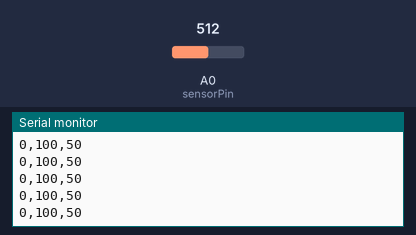
Recording of a sketch running on a simulated Arduino Uno, built with avr-gcc and run on an emulated ATmega328P. Shown: the last lines printed to the serial monitor. Inputs (shaded band) come from the test bench; at power-on: A0 (sensorPin) = 512.

Above: at 1.2 s.
1.3 s: A0 (sensorPin) set to 716
At 2.1 s:
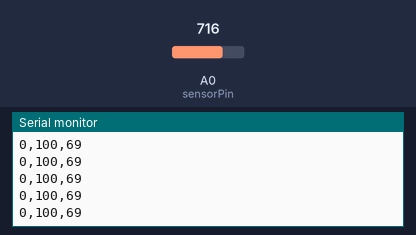
4.3 s: A0 (sensorPin) set to 900
At 5.0 s:
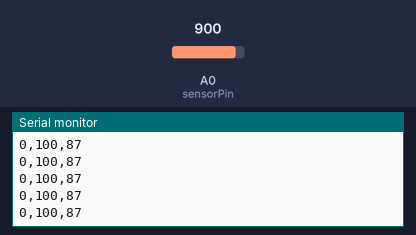
Timing chart, 0 to 7.3 s (numbered marks = the images above; inputs shaded):
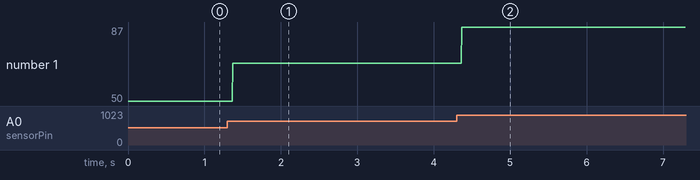

Measured:
- after the input at 1.3 s, the serial monitor: prints a new line after 0.07 s (image 1)
- after the input at 4.3 s, the serial monitor: prints a new line after 0.07 s (image 2)
- plotted number 1: 50 → 69 after the input at 1.3 s, 69 → 87 after the input at 4.3 s

The sketch:

TallerSensores_emg.ino
```cpp
const int sensorPin = A0;

int lectura_min = 0;
int lectura_max = 1023;
int salida_min = 0, salida_max = 100;

void setup() {
  Serial.begin(9600);
  pinMode(sensorPin, INPUT);
}

void loop() {
  int sensorValue = analogRead(sensorPin);
  sensorValue = map(sensorValue, lectura_min, lectura_max, salida_min, salida_max);

  Serial.print(salida_min); Serial.print(",");
  Serial.print(salida_max); Serial.print(",");
  Serial.println(sensorValue);
}
```
